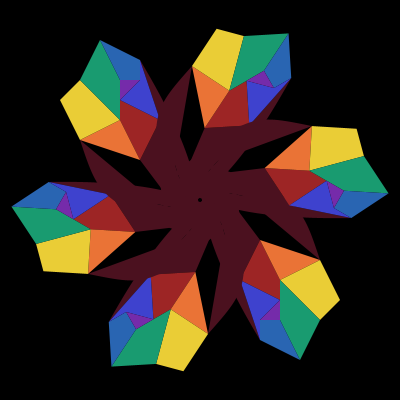
Frame 1 (no input)
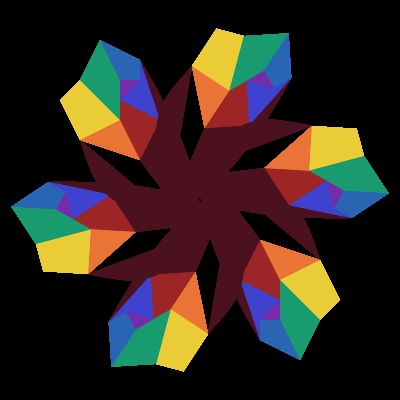
Frame 60 (the mouse pressed at the canvas centre just before this capture)
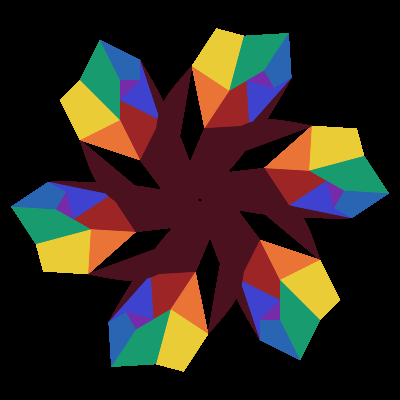
Frame 120 (the mouse held since frame 60 and released just before this capture)

The Processing sketch that drew these frames (run headless with seeded random() and noise(); from frame 60 on, the mouse is pressed at the canvas centre):

// Processing sketch: processing_21776
// ── processing_21776.pde

// C6
void setup() {
  size(400,400);
  smooth();
  background(0);
}
void draw() {
 for (int i=0; i<6; i++){
   pushMatrix();
   translate(200,200);
   rotate(radians(60*i));
   fill(75,17,31);
   noStroke();
   bezier(60,140,0,40,0,0,0,-40);
   bezier(120,60,100,0,100,0,0,-40);
   triangle(40,80,0,-40,60,40);
   strokeWeight(1);
   fill(157,37,37);
   quad(60,40,40,80,80,100,80,80);
   fill(234,115,54);
   triangle(60,40,120,60,80,80);
   fill(234,205,54);
   quad(120,60,140,100,120,120,80,80);
   fill(25,155,112);
   quad(120,120,80,80,80,120,100,160);
   fill(41,101,178);
   quad(80,120,100,160,60,140,60,120);
   fill(62,66,206);
   quad(60,140,60,120,80,100,40,80);
   fill(117,43,170);
   triangle(60,120,80,100,80,120);
   popMatrix();
 }
}
